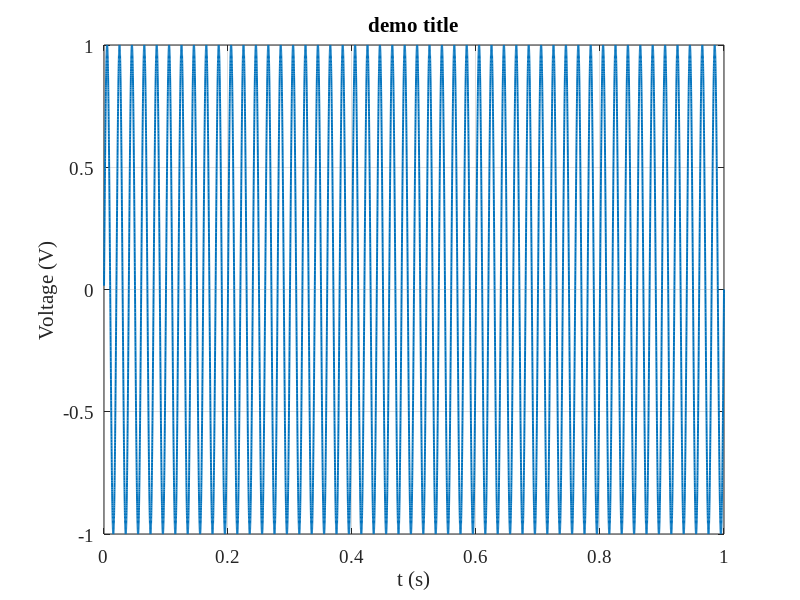
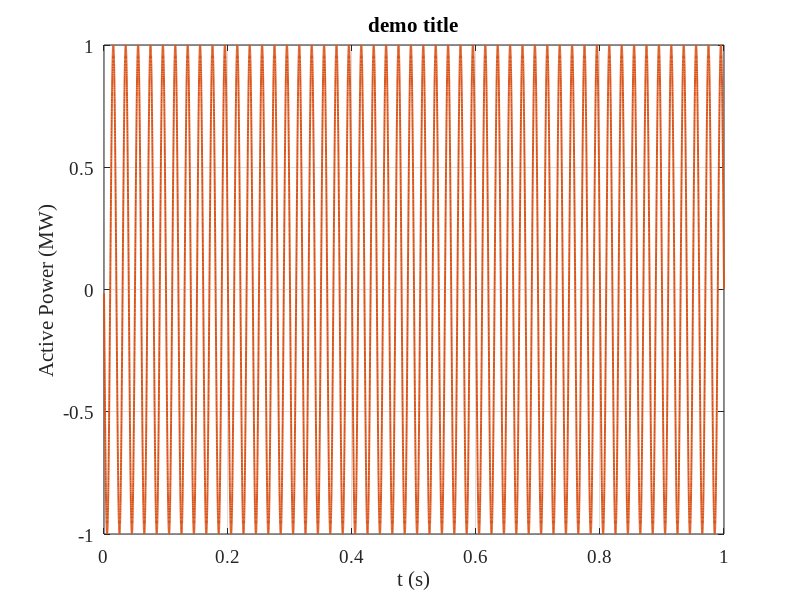
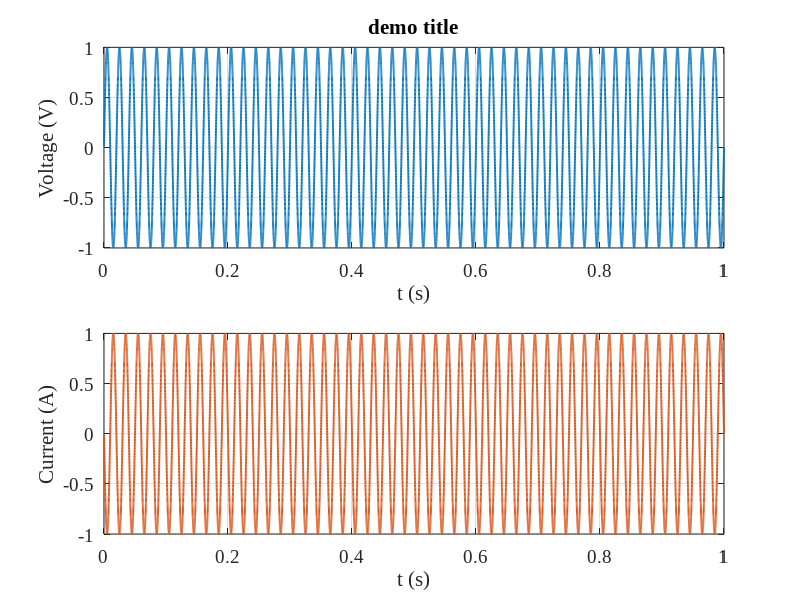

Recreate these plots in MATLAB, in order.
clear; close all; clc
%% description
% This is a template for academic figure plotting, especially suitable for two-column 
% typesetting.

%% dependency
% You need copy dependent .m function, such as "f_savefig.m", to your working directory


Root_Dir = '.\';
Mat_File_Name = 'xxx.mat';


%% Plot configuration
LINE_WIDTH = 1.4;
FONT_SIZE = 14;
FONT_FACE = 'Times New Roman';
FIG_SAVE_FORMAT = {'fig', 'png'};

%% data import
% mat_file_url = fullfile(Root_Dir, Mat_File_Name)
% data = importdata(mat_file_url);

demo_t = (1:20000)*50e-6;
demo_y = sin(100*pi*demo_t);


figure
set(gcf,'unit','centimeters','position',[10,5,16, 11/2])
plot(demo_t, demo_y, 'linewidth', LINE_WIDTH)
xlabel('t (s)');
ylabel('Voltage (V)');
title('demo title')
% xlim([2, 5])
% ylim([-0.1, 1.5])
grid on
set(gca, 'fontname', FONT_FACE, 'fontsize', FONT_SIZE)
% f_savefig(RootDir, 'U1', FIG_SAVE_FORMAT, 300)

figure
set(gcf,'unit','centimeters','position',[10,5,16, 11/2])
plot(demo_t, -demo_y, 'linewidth', LINE_WIDTH, 'Color', "#D95319")
xlabel('t (s)');
ylabel('Active Power (MW)');
title('demo title')
% xlim([2, 5])
% ylim([-10, 500])
grid on
set(gca, 'fontname', FONT_FACE, 'fontsize', FONT_SIZE)

% uncomment below if you want to save figure
% f_savefig(RootDir, 'P1', FIG_SAVE_FORMAT, 300) 



%% dual row plot
figure
set(gcf,'unit','centimeters','position',[10,5,16, 11])
subplot(2, 1, 1)
plot(demo_t, demo_y, 'linewidth', LINE_WIDTH)
title('demo title')
xlabel('t (s)');
ylabel('Voltage (V)');
% xlim([2, 5])
% ylim([-0.1, 1.5])
grid on
set(gca, 'fontname', FONT_FACE, 'fontsize', FONT_SIZE)

subplot(2, 1, 2)
plot(demo_t, -demo_y, 'linewidth', LINE_WIDTH, 'Color', "#D95319")
xlabel('t (s)');
ylabel('Current (A)');
% xlim([2, 5])
% ylim([-10, 500])
grid on
set(gca, 'fontname', FONT_FACE, 'fontsize', FONT_SIZE)

% uncomment below if you want to save figure
% f_savefig(RootDir, 'P1', FIG_SAVE_FORMAT, 300)  
